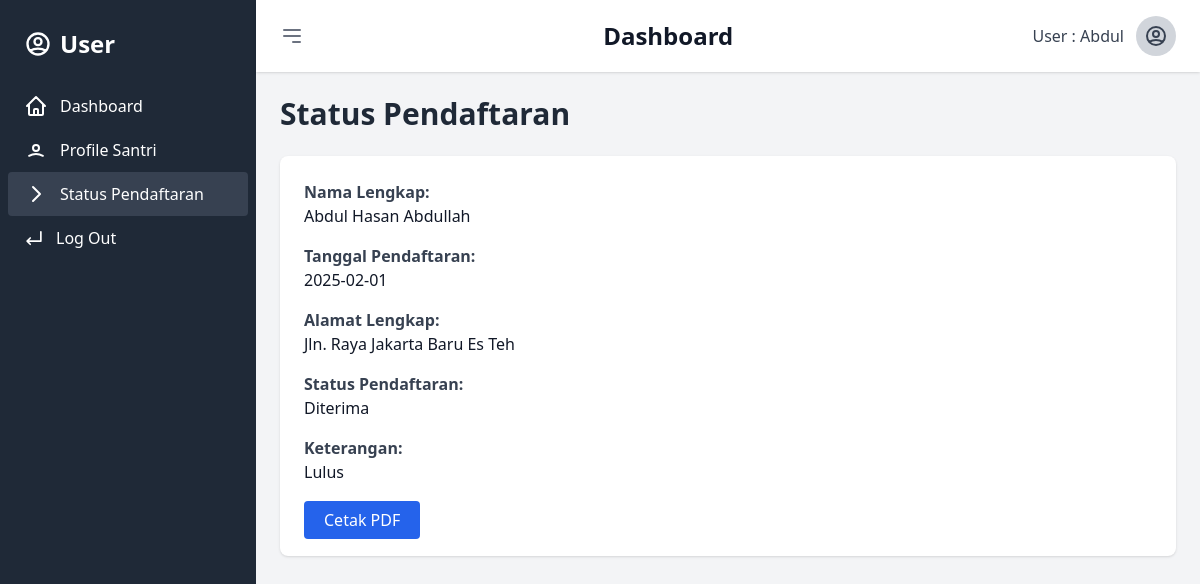
The page /user/status_pendaftaran.php (signed in) on the database its author committed.
### tables this page shows
CREATE TABLE `calon_santri` (
  `id` int(11) NOT NULL,
  `No` int(11) NOT NULL,
  `tanggal_pendaftaran` date NOT NULL,
  `username` varchar(50) DEFAULT NULL,
  `nama_lengkap` varchar(100) NOT NULL,
  `tempat_lahir` varchar(50) NOT NULL,
  `tanggal_lahir` date NOT NULL,
  `alamat_lengkap` text NOT NULL,
  `tinggal_bersama` enum('Orang Tua','Wali','Lainnya') NOT NULL,
  `jenis_kelamin` enum('Laki-laki','Perempuan') NOT NULL,
  `sekolah_terakhir` varchar(100) NOT NULL,
  `pernah_mondok` enum('Ya','Tidak') NOT NULL,
  `nama_pondok_sebelumnya` varchar(100) DEFAULT NULL,
  `alamat_pondok_sebelumnya` text DEFAULT NULL,
  `nama_ayah` varchar(100) NOT NULL,
  `nama_ibu` varchar(100) NOT NULL,
  `tempat_lahir_ayah` varchar(50) NOT NULL,
  `tanggal_lahir_ayah` date NOT NULL,
  `tempat_lahir_ibu` varchar(50) NOT NULL,
  `tanggal_lahir_ibu` date NOT NULL,
  `pekerjaan_ayah` enum('Wiraswasta','Guru','PNS','TNI/POLRI','Pensiunan','Lainnya') NOT NULL,
  `pekerjaan_ibu` enum('Wiraswasta','Guru','PNS','TNI/POLRI','Pensiunan','Lainnya') NOT NULL,
  `penghasilan_ayah` enum('Dibawah 1 Juta','1-3 Juta','3-5 Juta','Di atas 5 Juta') NOT NULL,
  `penghasilan_ibu` enum('Dibawah 1 Juta','1-3 Juta','3-5 Juta','Di atas 5 Juta') NOT NULL,
  `alamat_rumah` text NOT NULL,
  `no_hp_ortu` varchar(15) NOT NULL,
  `created_at` timestamp NOT NULL DEFAULT current_timestamp(),
  `asal_sekolah` varchar(100) DEFAULT NULL,
  `status_pendaftaran` varchar(50) DEFAULT NULL,
  `keterangan` text DEFAULT NULL,
  `email` varchar(100) DEFAULT NULL,
  `user_id` int(11) NOT NULL
);

### user/status_pendaftaran.php (the view, shortened to what this page needs)
<?php
$username = $_SESSION['username'];
$servername = "localhost";
$dbusername = "root";
$dbpassword = "";
$dbname = "ppdb_pondok";
$conn = new mysqli($servername, $dbusername, $dbpassword, $dbname);
$sql = "SELECT * FROM calon_santri WHERE username = '$username'";
$result = $conn->query($sql);
if ($result->num_rows > 0) {
    $santri = $result->fetch_assoc();
} else {
    $santri = null;
}
?>
<!DOCTYPE html>
<html lang="id">
<head>
    <script src="https://cdn.tailwindcss.com"></script>
</head>
<body class="bg-gray-100 min-h-screen flex flex-col">
    <div class="flex flex-1">
        <?php $role = 'user'; ?>
        <div id="sidebar" class="bg-gray-800 text-white w-64 space-y-6 py-7 px-2 transition-all duration-300">
            <div class="text-white flex items-center space-x-2 px-4">
                <span class="text-2xl font-bold nav-text"><?php echo ucfirst($role); ?></span>
            </div>
            <nav>
                <a href="/pendaftaran-santri/user/user_dashboard.php"
                    class="flex items-center py-2.5 px-4 rounded transition duration-200 hover:bg-gray-700">
                    <span class="ml-3 nav-text">Dashboard</span>
                </a>
                <a href="profile_santri.php"
                    class="flex items-center py-2.5 px-4 rounded transition duration-200 hover:bg-gray-700">
                    <svg class="w-6 h-6" fill="none" stroke="currentColor" viewBox="0 0 24 24"
                        xmlns="http://www.w3.org/2000/svg">
                        <path stroke-linecap="round" stroke-linejoin="round" stroke-width="2"
                            d="M5.121 17.804A13.937 13.937 0 0112 16c2.5 0 4.847.655 6.879 1.804M15 10a3 3 0 11-6 0 3 3 0 016 0z">
                        </path>
                    </svg>
                    <span class="ml-3 nav-text">Profile Santri</span>
                </a>
                <a href="status_pendaftaran.php" class="flex items-center py-2.5 px-4 rounded bg-gray-700">
                    <svg class="w-6 h-6" fill="none" stroke="currentColor" viewBox="0 0 24 24"
                        xmlns="http://www.w3.org/2000/svg">
                        <path stroke-linecap="round" stroke-linejoin="round" stroke-width="2" d="M9 5l7 7-7 7"></path>
                    </svg>
                    <span class="ml-3 nav-text">Status Pendaftaran</span>
                </a>
                <a href="../logout.php"
                    class="flex items-center py-2.5 px-4 rounded transition duration-200 hover:bg-gray-700">
                    <svg xmlns="http://www.w3.org/2000/svg" fill="none" viewBox="0 0 24 24" stroke-width="2"
                        stroke="currentColor" class="w-5 h-5">
                        <path stroke-linecap="round" stroke-linejoin="round"
                            d="m7.49 12-3.75 3.75m0 0 3.75 3.75m-3.75-3.75h16.5V4.499" />
                    </svg>
                    <span class="ml-3 nav-text">Log Out</span>
                </a>
            </nav>
        </div>
        <div class="flex-1">
            <header class="bg-white shadow flex justify-between items-center py-4 px-6">
                <button onclick="toggleSidebar()" class="text-gray-500 focus:outline-none">
                    <svg class="w-6 h-6" fill="none" stroke="currentColor" viewBox="0 0 24 24"
                        xmlns="http://www.w3.org/2000/svg">
                        <path stroke-linecap="round" stroke-linejoin="round" stroke-width="2"
                            d="M4 6h16M4 12h16m-7 6h7"></path>
                    </svg>
                </button>
                <h1 class="text-2xl font-bold text-gray-900">Dashboard</h1>
                <div class="flex items-center space-x-3">
                    <span class="text-gray-700 font-medium"><?php echo ucfirst($role) . ' : ' . $username; ?></span>
                    <div class="w-10 h-10 bg-gray-300 rounded-full flex items-center justify-center">
                    </div>
                </div>
            </header>
            <main class="flex-1 p-6">
                <h1 class="text-3xl font-bold text-gray-800 mb-6">Status Pendaftaran</h1>
                <?php if ($santri): ?>
                    <div class="bg-white rounded-lg shadow p-6">
                        <div class="grid grid-cols-1 md:grid-cols-2 gap-6">
                            <div class="space-y-4">
                                <div>
                                    <label class="font-semibold text-gray-700">Nama Lengkap:</label>
                                    <p class="text-gray-900"><?php echo htmlspecialchars($santri['nama_lengkap']); ?></p>
                                </div>
                                <div>
                                    <label class="font-semibold text-gray-700">Tanggal Pendaftaran:</label>
                                    <p class="text-gray-900"><?php echo htmlspecialchars($santri['tanggal_pendaftaran']); ?>
                                    </p>
                                </div>
                                <div>
                                    <label class="font-semibold text-gray-700">Alamat Lengkap:</label>
                                    <p class="text-gray-900"><?php echo htmlspecialchars($santri['alamat_lengkap']); ?></p>
                                </div>
                                <div>
                                    <label class="font-semibold text-gray-700">Status Pendaftaran:</label>
                                    <p class="text-gray-900">
                                        <?php
                                        echo $santri['status_pendaftaran'] ? htmlspecialchars($santri['status_pendaftaran']) : "Belum Diverifikasi";
                                        ?>
                                    </p>
                                </div>
                                <div>
                                    <label class="font-semibold text-gray-700">Keterangan:</label>
                                    <p class="text-gray-900">
                                        <?php
                                        echo $santri['keterangan'] ? htmlspecialchars($santri['keterangan']) : "Belum Ada Keterangan";
                                        ?>
                                    </p>
                                </div>
                            </div>
                        </div>
                        <div class="mt-6">
                            <a href="cetak_status.php" target="_blank"
                                class="bg-blue-600 text-white px-5 py-2 rounded hover:bg-blue-700 transition">
                                Cetak PDF
                            </a>
                        </div>
                    </div>
                <?php else: ?>
                    <div class="bg-white p-6 rounded-lg shadow text-center">
                        <p class="text-gray-600">Data status pendaftaran belum tersedia. Silakan hubungi Admin.</p>
                    </div>
                <?php endif; ?>
            </main>
        </div>
    </div>
</body>
</html>

### rows shown on the page
calon_santri: nama_lengkap "Abdul Hasan Abdullah", tanggal_pendaftaran "2025-02-01", alamat_lengkap "Jln. Raya Jakarta Baru Es Teh", status_pendaftaran "Diterima", keterangan "Lulus"

### other values the page prints
$role "User"
$username "Abdul"
